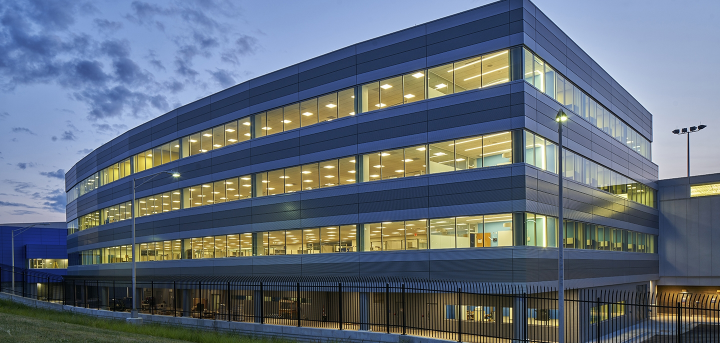
#> input picture In Class/Building01.jpg, 1440 x 686 px (shown at 1/2 size)
$ python detectFeatures03.py   (Python 2 division)
#> lines starting #> are read from the running program, lines starting #| are printed output that depends on the picture; after the words box and inside, x2 and y2 are one past the last pixel; in counts of white or black regions, pixels touching at a corner belong together
#!/usr/bin/env python

import sys
sys.path.append("/opt/ros/kinetic/lib/python2.7/dist-packages")
import cv2
import numpy as np


filename = 'Building01.jpg'
def main():
    image = cv2.imread(filename)
#> image is the input picture: shape (686, 1440, 3); mean B, G, R 121.5, 107.3, 96.2
    if image is None:
      print 'Unable to open file ', filename
      return
    #print image.shape

    cents = [(904,69),
             (1019,96),
            (726,332)]
    windowSize=7

    gray = cv2.cvtColor(image,cv2.COLOR_BGR2GRAY)
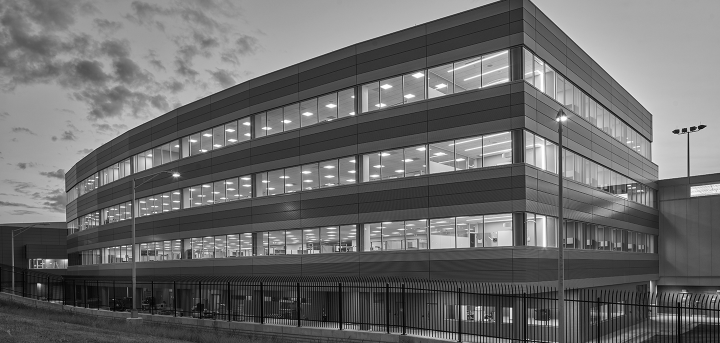
#> gray: shape (686, 1440) (shown at 1/2 size); min 0, max 255, mean 105.6

    gray = np.float32(gray)

    cpy=image.copy()
    dst = cv2.cornerHarris(gray,2,3,0.04)
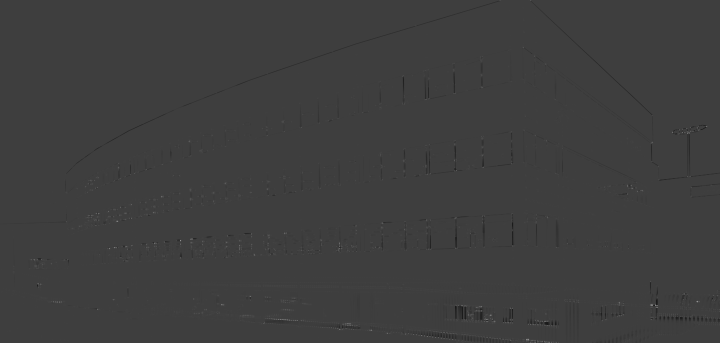
#> dst: shape (686, 1440) float32 (shown at 1/2 size); min -60818824, max 185690128, mean -181910; drawn with min black and max white
    for i in range(0,3):
        cv2.rectangle(dst,(cents[i][0]+windowSize,cents[i][1]+windowSize),
                  (cents[i][0]-windowSize,cents[i][1]-windowSize),255,1)

        cv2.rectangle(cpy,(cents[i][0]+windowSize,cents[i][1]+windowSize),
                  (cents[i][0]-windowSize,cents[i][1]-windowSize),(0,255,255),1)
#> cpy: shape (686, 1440, 3); 0.02% of pixels changed, all inside (x1, y1, x2, y2) = (719, 62, 1027, 340)

    print dst.max()
#| 185690130.0
    window1=dst[cents[1][1]-windowSize:cents[1][1]+windowSize,
    cents[1][0]-windowSize:cents[1][0]+windowSize]
    print window1.size
#| 196

    cpy[dst>0.01*dst.max()]=[0,0,255]
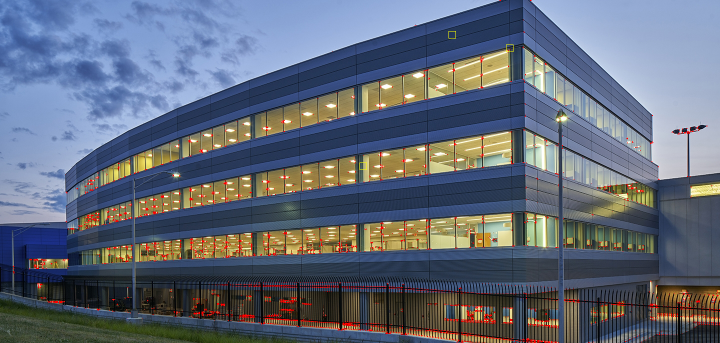
#> cpy: shape (686, 1440, 3) (shown at 1/2 size); mean B, G, R 120.3, 105.8, 97.9
    window1=cpy[cents[1][1]-windowSize:cents[1][1]+windowSize+1,
    cents[1][0]-windowSize:cents[1][0]+windowSize+1]
    cv2.namedWindow('Harris', cv2.WINDOW_NORMAL)
    cv2.imshow('Harris',dst)
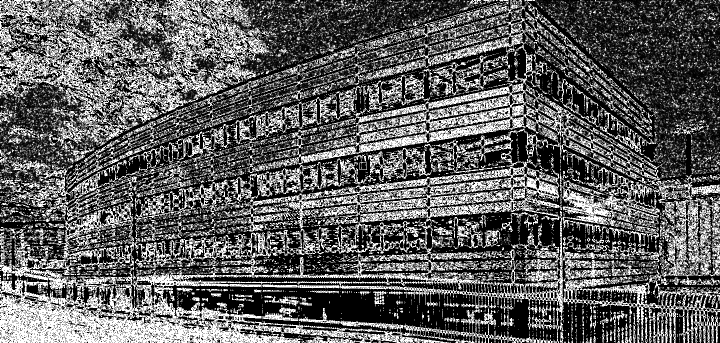
#> window 'Harris': shape (686, 1440) (shown at 1/2 size); min 0, max 255, mean 94.4
    cv2.namedWindow('Building', cv2.WINDOW_NORMAL)
    cv2.imshow('Building',cpy)
    cv2.namedWindow('Window', cv2.WINDOW_NORMAL)
    cv2.imshow('Window',window1)
    cv2.waitKey(0)


    cv2.destroyAllWindows()


if __name__ == '__main__':
    main()

$ run again, with In Class/Building02.jpg copied over In Class/Building01.jpg
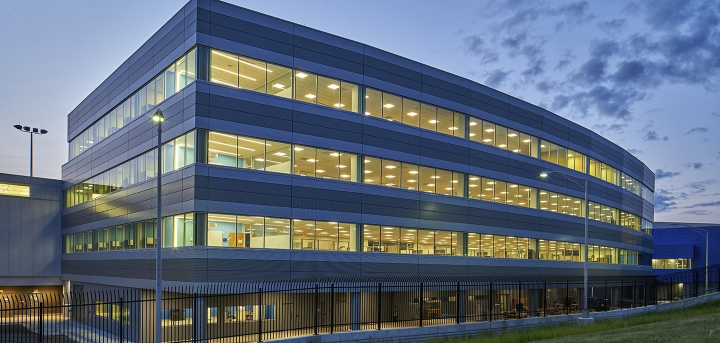
#> input picture In Class/Building02.jpg, 1440 x 686 px (shown at 1/2 size)
#> in main, image is the input picture: shape (686, 1440, 3); mean B, G, R 121.6, 107.3, 96.2
#> in main, `gray = cv2.cvtColor(image,cv2.COLOR_BGR2GRAY)`:
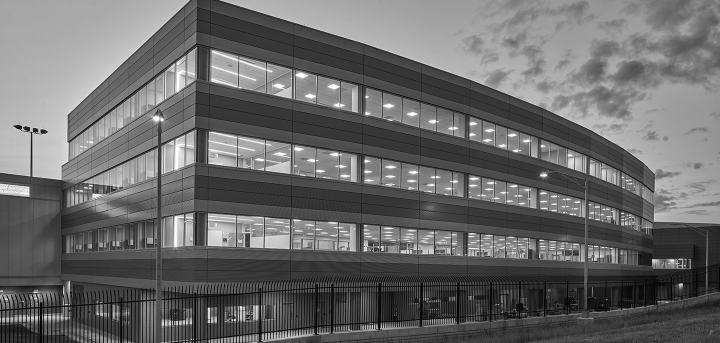
#> gray: shape (686, 1440) (shown at 1/2 size); min 0, max 255, mean 105.6
#| 187852300.0
#| 196
#> in main, `cv2.imshow('Harris',dst)`:
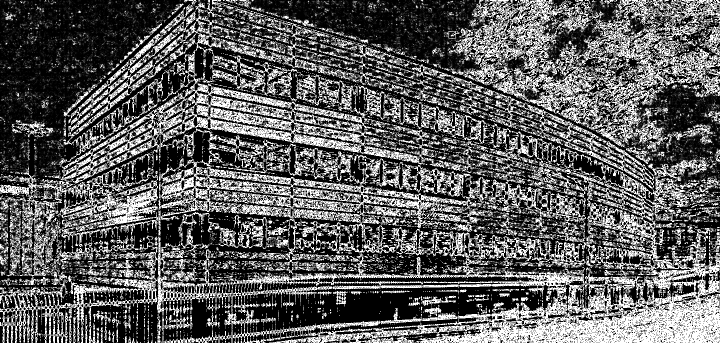
#> window 'Harris': shape (686, 1440) (shown at 1/2 size); min 0, max 255, mean 93.1

$ run again, with In Class/EdBuilding02.jpg copied over In Class/Building01.jpg
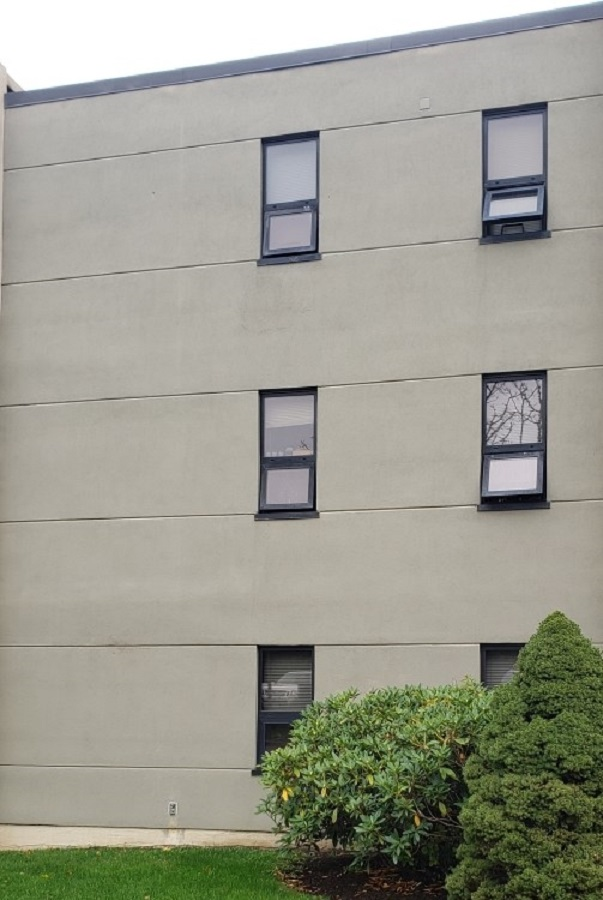
#> input picture In Class/EdBuilding02.jpg, 603 x 900 px
#> in main, image is the input picture: shape (900, 603, 3); mean B, G, R 143.7, 155.7, 155.5
#> in main, `dst = cv2.cornerHarris(gray,2,3,0.04)`:
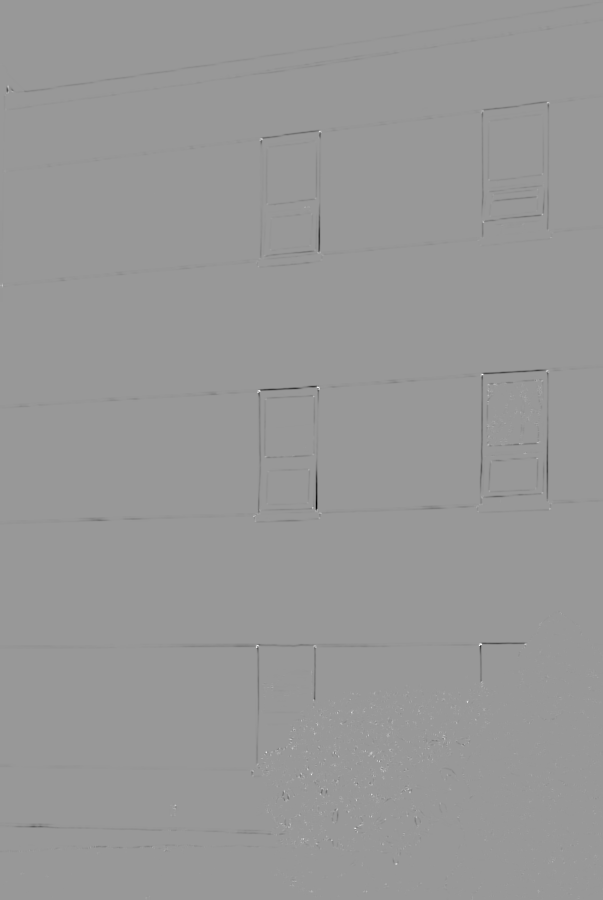
#> dst: shape (900, 603) float32; min -25046228, max 16933024, mean -36757.8; drawn with min black and max white
#| 16933024.0
#> window1 = empty array
#| 0
#> cpy: shape (900, 603, 3); 2.23% of pixels changed, all inside (x1, y1, x2, y2) = (0, 27, 603, 900)
#> in main, `cv2.imshow('Harris',dst)`:
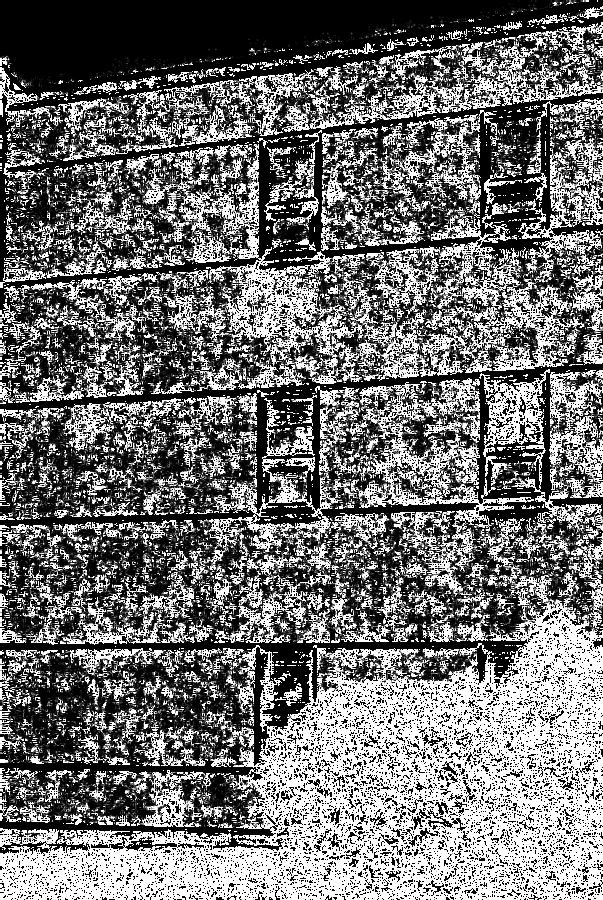
#> window 'Harris': shape (900, 603); min 0, max 255, mean 113.1

$ run again, with In Class/Hall01.jpg copied over In Class/Building01.jpg
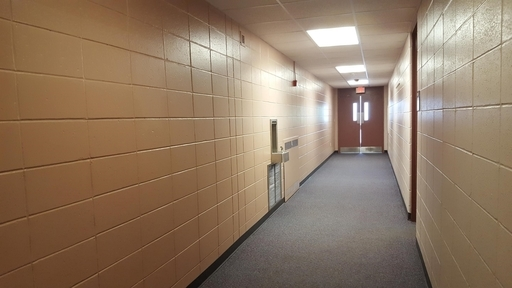
#> input picture In Class/Hall01.jpg, 512 x 288 px
#> in main, image is the input picture: shape (288, 512, 3); mean B, G, R 99.3, 120.8, 143.6
#> in main, `dst = cv2.cornerHarris(gray,2,3,0.04)`:
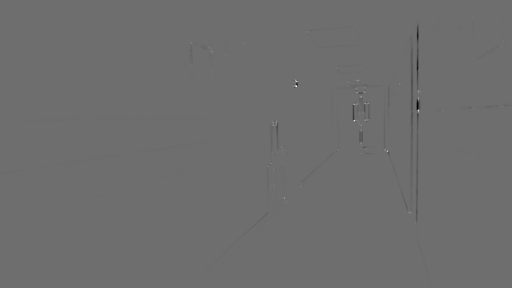
#> dst: shape (288, 512) float32; min -24578218, max 32309936, mean -38910.2; drawn with min black and max white
#| 32309936.0
#> window1 = empty array
#| 0
#> cpy: shape (288, 512, 3); 0.35% of pixels changed, all inside (x1, y1, x2, y2) = (187, 15, 512, 288)
#> in main, `cv2.imshow('Harris',dst)`:
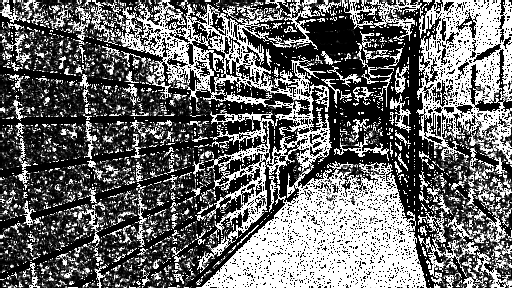
#> window 'Harris': shape (288, 512); min 0, max 255, mean 105.8
